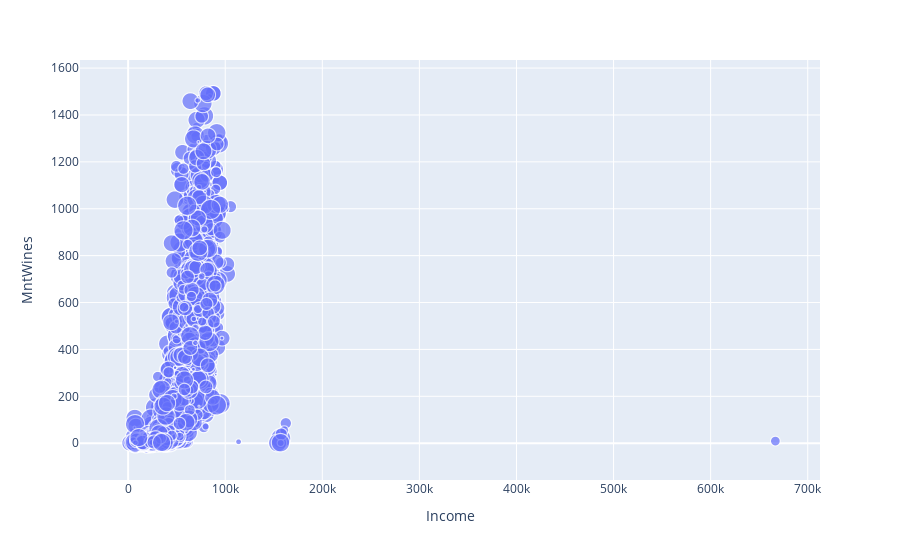

Notebook code cell kept with this figure:
### Code cell
px.scatter(
    data_frame=df,
    x='Income',
    y='MntWines',
    size='Recency'
)

### Figure 1 — Plotly figure (JSON) as saved in the notebook; plotly's stock layout.template omitted (floating-point values rounded to 4 significant figures; data arrays with more than 128 entries replaced by an {"elided": "..."} marker saying what was removed)
{"data": [{"hovertemplate": "Income=%{x}<br>MntWines=%{y}<br>Recency=%{marker.size}<extra></extra>", "legendgroup": "", "marker": {"color": "#636efa", "size": {"elided": "2240 int values"}, "sizemode": "area", "sizeref": 0.2475, "symbol": "circle"}, "mode": "markers", "name": "", "showlegend": false, "type": "scattergl", "x": {"elided": "2240 int values"}, "xaxis": "x", "y": {"elided": "2240 int values"}, "yaxis": "y"}], "layout": {"legend": {"itemsizing": "constant", "tracegroupgap": 0}, "margin": {"t": 60}, "xaxis": {"anchor": "y", "domain": [0, 1], "title": {"text": "Income"}}, "yaxis": {"anchor": "x", "domain": [0, 1], "title": {"text": "MntWines"}}}}
